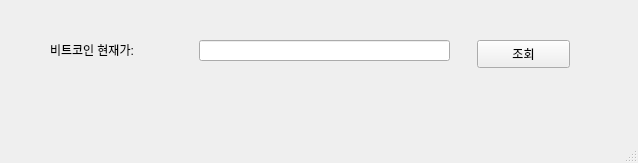
<?xml version="1.0" encoding="UTF-8"?>
<ui version="4.0">
 <class>MainWindow</class>
 <widget class="QMainWindow" name="MainWindow">
  <property name="geometry">
   <rect>
    <x>0</x>
    <y>0</y>
    <width>638</width>
    <height>163</height>
   </rect>
  </property>
  <property name="windowTitle">
   <string>MainWindow</string>
  </property>
  <widget class="QWidget" name="centralwidget">
   <widget class="QPushButton" name="pushButton">
    <property name="geometry">
     <rect>
      <x>477</x>
      <y>40</y>
      <width>93</width>
      <height>28</height>
     </rect>
    </property>
    <property name="text">
     <string>조회</string>
    </property>
   </widget>
   <widget class="QLineEdit" name="lineEdit">
    <property name="geometry">
     <rect>
      <x>199</x>
      <y>40</y>
      <width>251</width>
      <height>21</height>
     </rect>
    </property>
   </widget>
   <widget class="QLabel" name="label">
    <property name="geometry">
     <rect>
      <x>50</x>
      <y>40</y>
      <width>121</width>
      <height>20</height>
     </rect>
    </property>
    <property name="text">
     <string>비트코인 현재가:</string>
    </property>
   </widget>
  </widget>
  <widget class="QMenuBar" name="menubar">
   <property name="geometry">
    <rect>
     <x>0</x>
     <y>0</y>
     <width>638</width>
     <height>26</height>
    </rect>
   </property>
  </widget>
  <widget class="QStatusBar" name="statusbar"/>
 </widget>
 <resources/>
 <connections/>
</ui>
